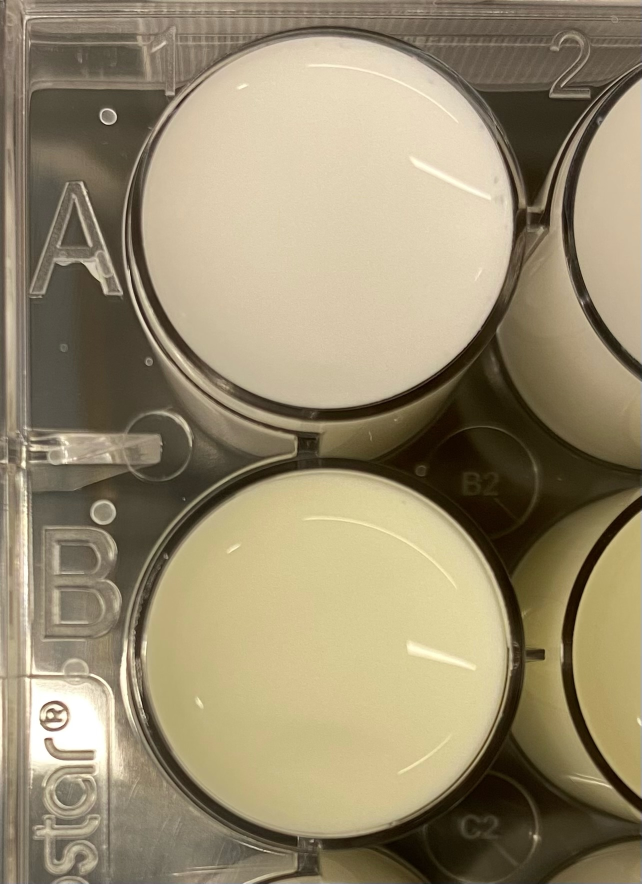
%> input picture prelim_data/0.5mg_cropped.jpeg, 1283 x 1767 px (shown at 1/2 size)
$ octave colorAnalysis2.m   (GNU Octave 9; MATLAB toolbox functions it lacks are replaced by stand-ins)
%> lines starting %> are read from the running program, lines starting %| are printed output that depends on the picture
clear all; clc; close all;

%% read images

mg05 = imread("0.5mg_cropped.jpeg");
%> mg05 is the input picture: size 1767x1283x3 uint8; mean R, G, B 151.2, 138.8, 110.5
mg1 = imread("1mg_cropped.jpeg");
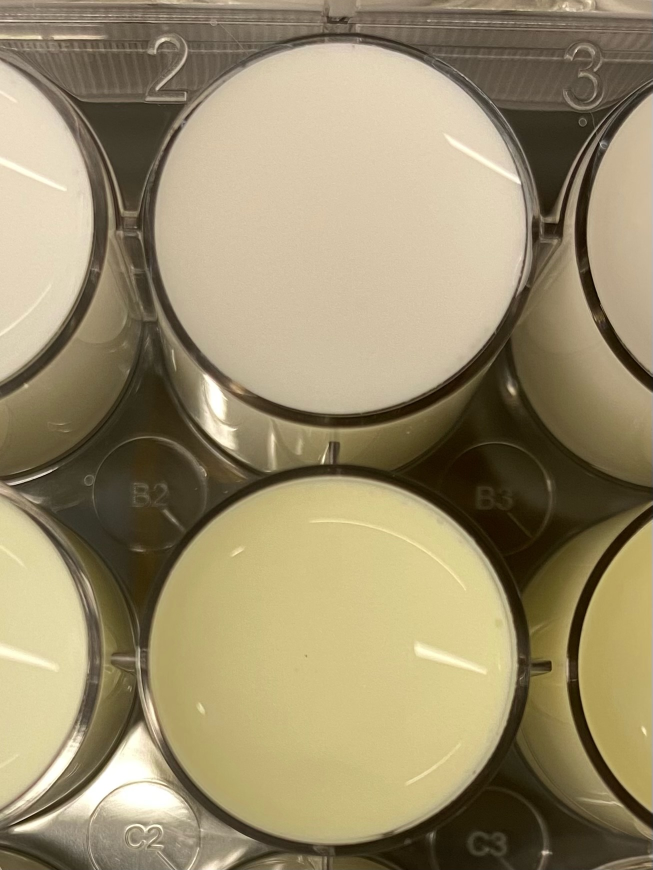
%> input picture prelim_data/1mg_cropped.jpeg, 1305 x 1740 px (shown at 1/2 size)
%> mg1 is the input picture: size 1740x1305x3 uint8; mean R, G, B 153.7, 140.6, 108
mg15 = imread("1.5mg_cropped.jpeg");
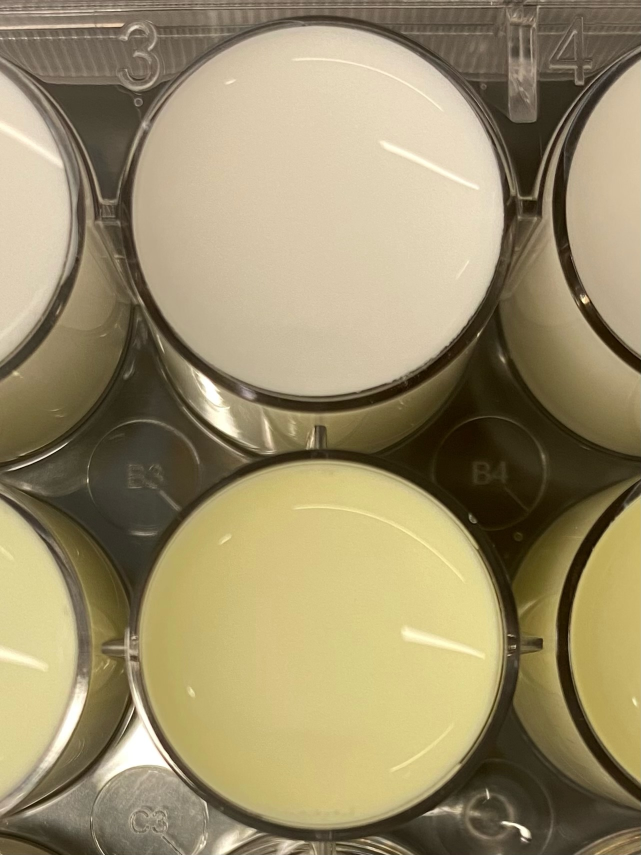
%> input picture prelim_data/1.5mg_cropped.jpeg, 1282 x 1710 px (shown at 1/2 size)
%> mg15 is the input picture: size 1710x1282x3 uint8; mean R, G, B 154.4, 141.4, 106.6
mg2 = imread("2mg_cropped.jpeg");
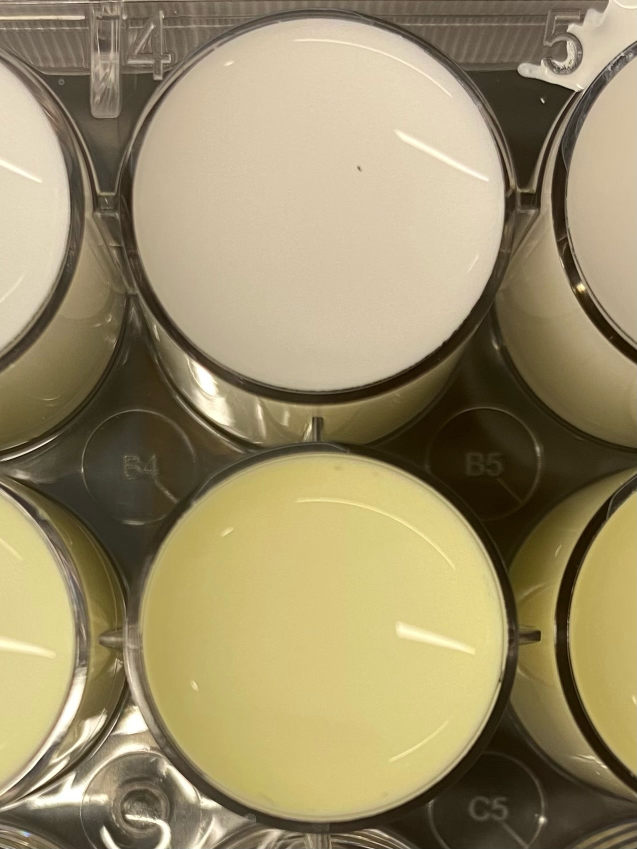
%> input picture prelim_data/2mg_cropped.jpeg, 1274 x 1698 px (shown at 1/2 size)
%> mg2 is the input picture: size 1698x1274x3 uint8; mean R, G, B 154.4, 141.2, 105.2
mg25 = imread("2.5mg_cropped.jpeg");
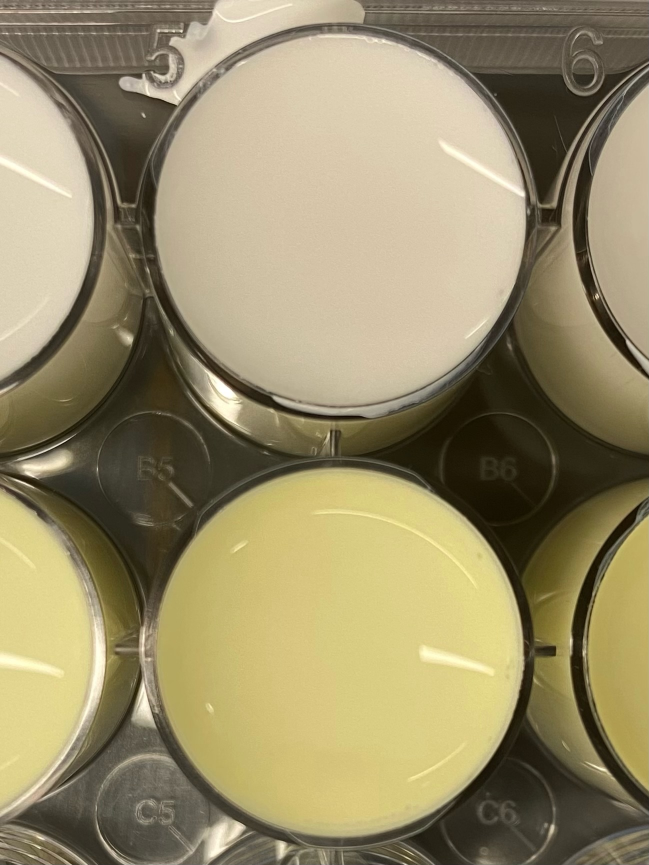
%> input picture prelim_data/2.5mg_cropped.jpeg, 1298 x 1730 px (shown at 1/2 size)
%> mg25 is the input picture: size 1730x1298x3 uint8; mean R, G, B 152, 141, 105.6
mg3 = imread("3mg_cropped.jpeg");
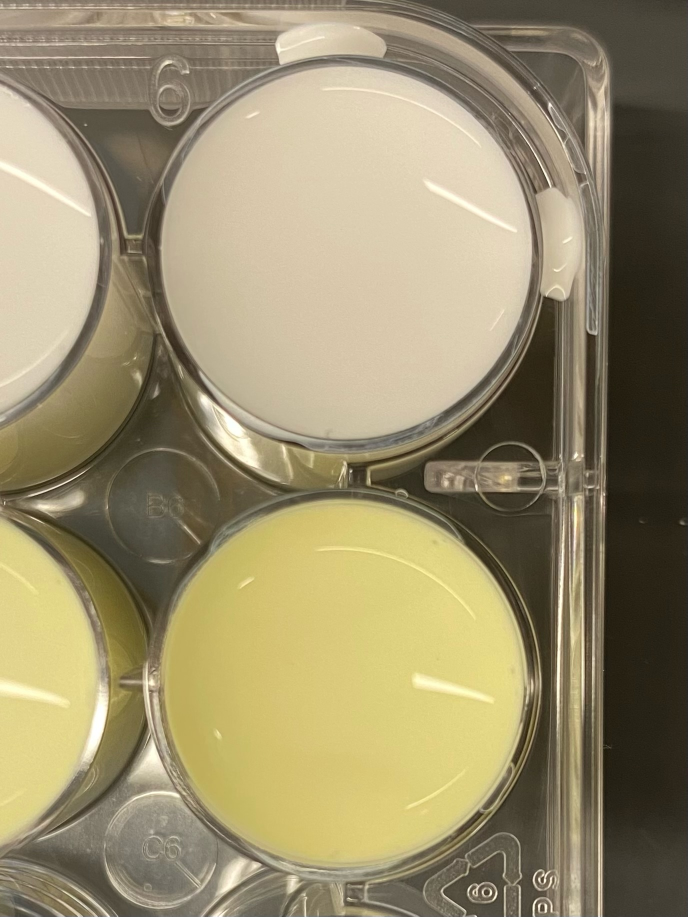
%> input picture prelim_data/3mg_cropped.jpeg, 1375 x 1833 px (shown at 1/2 size)
%> mg3 is the input picture: size 1833x1375x3 uint8; mean R, G, B 153, 141.9, 108.5
%> (the run ends here)
